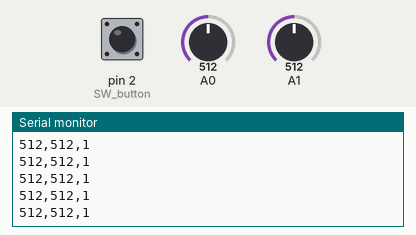
A sketch run on a simulated Arduino Uno, built with avr-gcc and run on an emulated ATmega328P. Parts: the last lines printed to the serial monitor. The test bench sets the inputs (shaded band); at power-on: A1 = 512, A0 = 512, pin 2 (SW_button) HIGH.

Above: at 4.2 s.
4.3 s: A1 set to 981
At 5.2 s:
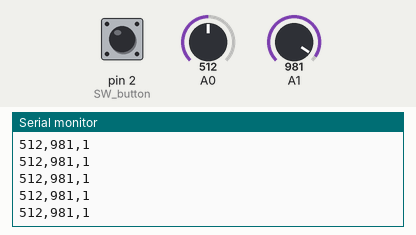
7.3 s: A1 set to 1010
At 8.1 s:
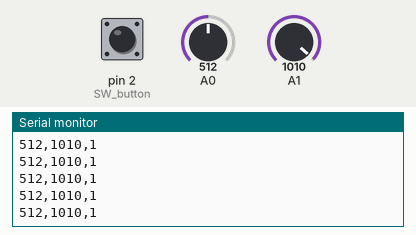
11.9 s: A0 set to 106
At 12.5 s:
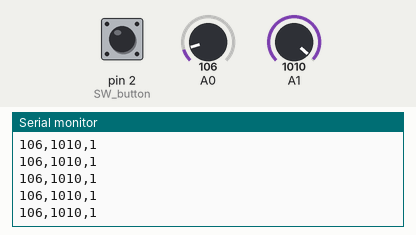
14.9 s: A0 set to 89
At 15.6 s:
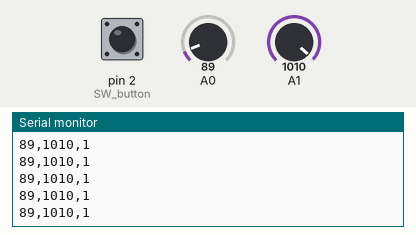
Timing chart, 0 to 17.4 s (numbered marks = the images above; inputs shaded):
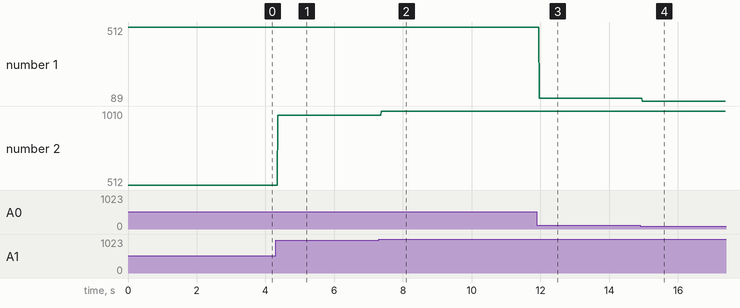

Measured:
- after the input at 4.3 s, the serial monitor: prints a new line after 0.06 s (image 1)
- after the input at 7.3 s, the serial monitor: prints a new line after 0.07 s (image 2)
- after the input at 11.9 s, the serial monitor: prints a new line after 0.06 s (image 3)
- after the input at 14.9 s, the serial monitor: prints a new line after 0.07 s (image 4)
- plotted number 1: 512 → 106 after the input at 11.9 s, 106 → 89 after the input at 14.9 s
- plotted number 2: 512 → 981 after the input at 4.3 s, 981 → 1010 after the input at 7.3 s

The sketch:

JoyStickMouse.ino
```cpp
void setup() {
  Serial.begin(9600);
  pinMode(2, INPUT_PULLUP); // SW button
}

void loop() {
  int x = analogRead(A0);
  int y = analogRead(A1);
  int sw = digitalRead(2); // 1 = not pressed, 0 = pressed

  Serial.print(x);
  Serial.print(",");
  Serial.print(y);
  Serial.print(",");
  Serial.println(sw);

  delay(10);
}
```
